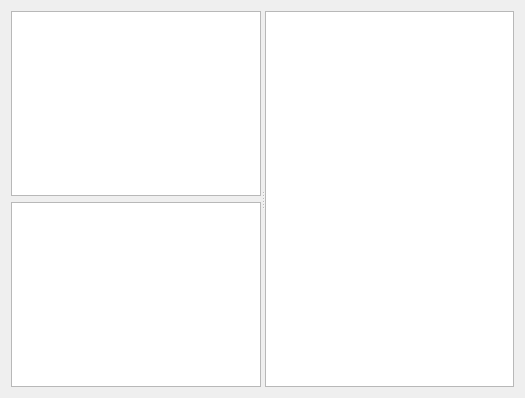
<?xml version="1.0" encoding="UTF-8"?>
<ui version="4.0">
 <class>KMainWindow</class>
 <widget class="QWidget" name="KMainWindow">
  <property name="geometry">
   <rect>
    <x>0</x>
    <y>0</y>
    <width>525</width>
    <height>398</height>
   </rect>
  </property>
  <property name="windowTitle">
   <string>Form</string>
  </property>
  <layout class="QHBoxLayout" name="horizontalLayout">
   <item>
    <widget class="QSplitter" name="splitter">
     <property name="orientation">
      <enum>Qt::Horizontal</enum>
     </property>
     <widget class="QWidget" name="">
      <layout class="QVBoxLayout" name="verticalLayout">
       <item>
        <widget class="QListView" name="listView"/>
       </item>
       <item>
        <widget class="QListView" name="listView_2"/>
       </item>
      </layout>
     </widget>
     <widget class="QTableView" name="tableView"/>
    </widget>
   </item>
  </layout>
 </widget>
 <resources/>
 <connections/>
</ui>
